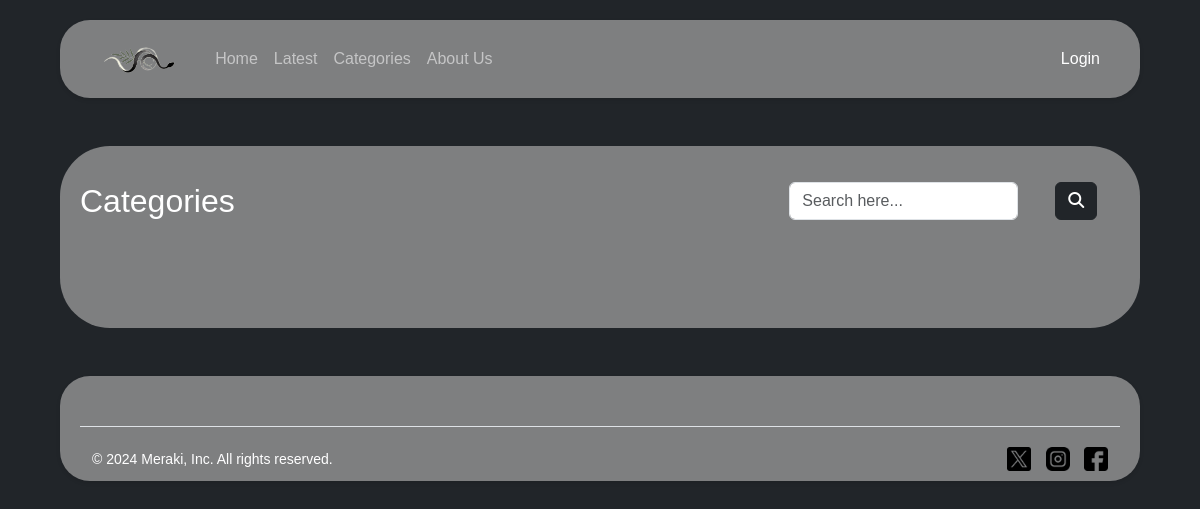
/Categories.php, run on an earlier commit of the app's database.
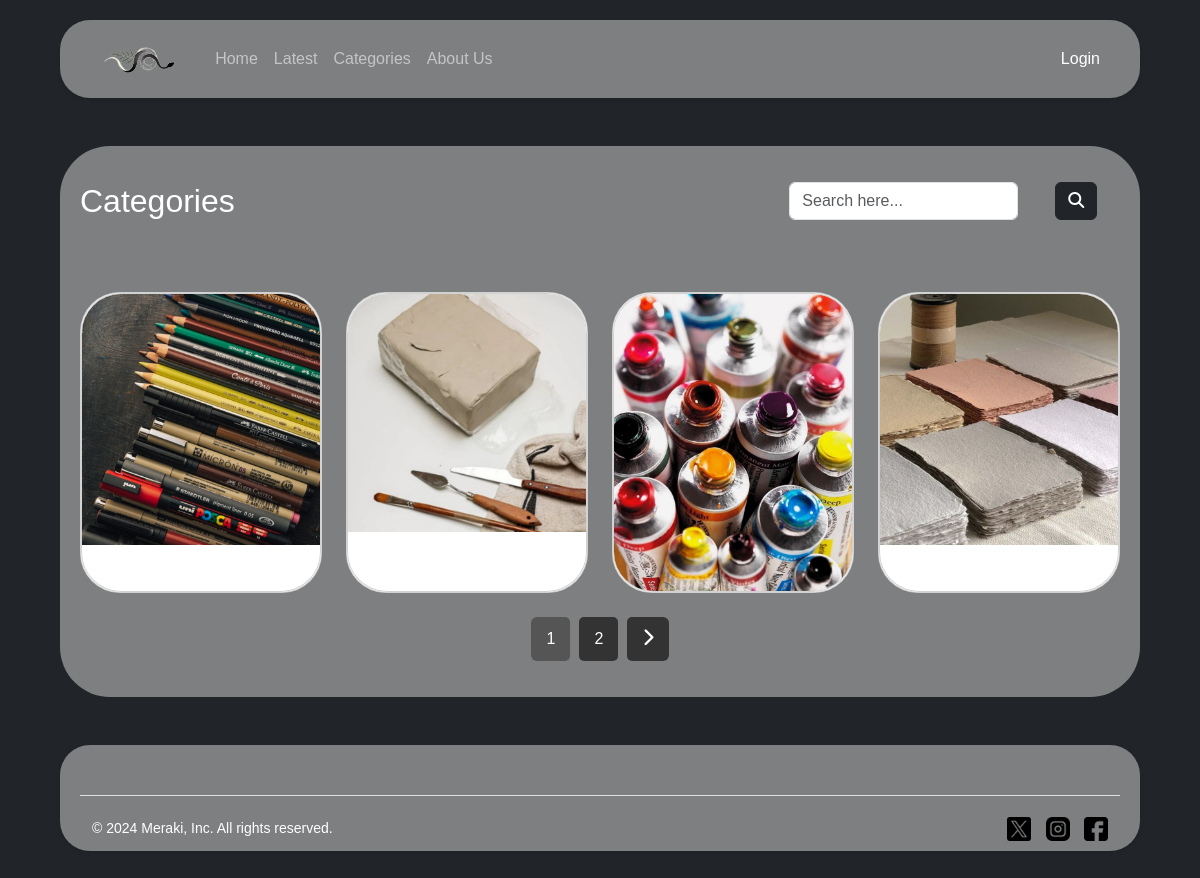
And on a later commit of the database.
### tables this page shows
CREATE TABLE `category_tbl` (
  `C_Id` int(3) NOT NULL,
  `C_Name` varchar(60) NOT NULL,
  `C_Img` varchar(60) NOT NULL,
  `C_Status` varchar(10) NOT NULL
);

### Categories.php (the view, shortened to what this page needs)
<!DOCTYPE html>
<html lang="en">
<head>
  <link rel="stylesheet" href="styles.css">
  <?php
  include 'Header.php';
  ?>
</head>
<body class="bg-dark">
  <div class="container-fluid bgcolor mt-5 mb-5" style="padding:20px;">
    <div class="row mt-3 mb-3">
      <h2 class="col-md-3" style="color:white">Categories</h2>
      <div class="col-md-5"></div>
      <div class="col-md-3" style="text-align:right;padding-right:25px;">
        <form method="get"><input type="text" name="search" class="form-control" placeholder="Search here...">&nbsp;
      </div>
      <div class="col-md-1"><button class="btn btn-dark"><i class="fa fa-search "></i></button></div>
    </div>
    <div class="row mt-5">
      <?php
      $search = isset($_GET['search']) ? $_GET['search'] : '';
      $search_query = '';
      $q = "SELECT * FROM category_tbl where C_Status='Active' $search_query";
      $result = mysqli_query($con, $q);
      $total_records = mysqli_num_rows($result);
      $records_per_page = 4;
      $total_pages = ceil($total_records / $records_per_page);
      $page = isset($_GET['page']) ? $_GET['page'] : 1;
      $start_from = ($page - 1) * $records_per_page;
      $q = $q . "LIMIT $start_from, $records_per_page";
      $result = mysqli_query($con, $q);
      while ($r = mysqli_fetch_assoc($result)) {
        ?>
        <div class="col-lg-3 col-md-4 col-sm-6 mb-4 cat-block">
          <div class="card">
            <a href="subCategories.php?Id=<?php echo $r['C_Id'] ?>" class="card">
              <img src="db_img/cat_img/<?php echo $r['C_Img'] ?>" class="card__image" alt="<?php echo $r['C_Name']; ?>" />
              <div class="card__overlay">
                <p class="card__description"><?php echo $r['C_Name'] ?></p>
              </div>
            </a>
          </div>
        </div>
        <?php
      }
      ?>
    </div>
    <nav>
      <ul class="pagination">
        <?php
        for ($i = 1; $i <= $total_pages; $i++) {
          echo "<li class='page-item " . ($i == $page ? 'active' : '') . "'><a class='page-link' href='?page=" . $i . "&search=" . $search . "'>" . $i . "</a></li>";
        }
        if ($page < $total_pages) {
          echo "<li class='page-item'><a class='page-link' href='?page=" . ($page + 1) . "&search=" . $search . "'><i class='fa fa-chevron-right'></i></a></li>";
        }
        ?>
      </ul>
    </nav>
  </div>
  <?php
  include "Footer.php";
  ?>
</body>
</html>

What changed in the data, as far as the page shows it:
now on this page (row edited): category_tbl: C_Img (picture)
now on this page (row edited): category_tbl: C_Img+C_Name (picture)
added category_tbl: C_Img (picture)
added category_tbl: C_Img (picture)
Also different on the page:
new list line: "1"
new list line: "2"
